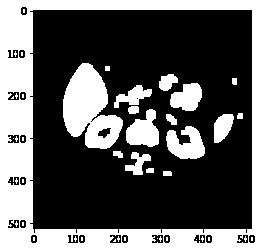
#> input picture assignment-3/images/liver.png, 262 x 252 px
$ jupyter execute Ass3_q6.ipynb
#> lines starting #> are read from the running program, lines starting #| are printed output that depends on the picture; after the words box and inside, x2 and y2 are one past the last pixel; in counts of white or black regions, pixels touching at a corner belong together
[cell 1]
import matplotlib.pyplot as plt
import numpy as np
import cv2 as cv
import colorsys
import random
from scipy.interpolate import interpolate

[cell 2]
def rotate(image, angle, center = None, scale = 1.0):
    (h, w) = image.shape[:2]

    if center is None:
        center = (w / 2, h / 2)

    # Perform the rotation
    M = cv.getRotationMatrix2D(center, angle, scale)
    rotated = cv.warpAffine(image, M, (w, h))

    return rotated

[cell 3]
def scale_image(image,fx,fy):
    (w,h)= image.shape[0:2]
    dim = (fx*w,fy*h)
    resized = cv.resize(image, dim, interpolation = cv.INTER_AREA)
    return resized

[cell 4]
def connected_component_label(img,scale,fx,fy,rot,angle):

    # Getting the input image
    # Converting those pixels with values 1-127 to 0 and others to 1
    img = cv.threshold(img, 127, 255, cv.THRESH_BINARY)[1]
    im_old = np.copy(img)
    # Applying cv2.connectedComponents()
    if(scale==1):
        img = scale_image(img,fx,fy)
    if(rot==1):
        img = rotate(img,angle)
    num_labels, labels = cv.connectedComponents(img)
    num_labels_old, labels_old = cv.connectedComponents(im_old)
    print(num_labels)
    print(num_labels_old)
    # Map component labels to hue val, 0-179 is the hue range in OpenCV
    label_hue = np.uint8(179*labels/np.max(labels))
    blank_ch = 255*np.ones_like(label_hue)
    labeled_img = cv.merge([label_hue, blank_ch, blank_ch])

    # Converting cvt to BGR
    labeled_img = cv.cvtColor(labeled_img, cv.COLOR_HSV2BGR)

    # set bg label to black
    labeled_img[label_hue==0] = 0


    # Showing Original Image
    plt.figure(figsize=(12,8))
    plt.imshow(cv.cvtColor(img, cv.COLOR_BGR2RGB))
    plt.axis("off")
    plt.title("Orginal Image")
    plt.show()

# [7 lines of commented-out code are left out]
    plt.figure(figsize=(12,8))
    plt.imshow(cv.cvtColor(labeled_img, cv.COLOR_BGR2RGB))
    plt.axis('off')
    plt.title("Image after Component Labeling")
    plt.show()

[cell 5]
image1=cv.imread('../images/liver.png',0)
#> image1: shape (252, 262); 36.7% white; 45 white regions (28 under 20 px), largest, box (x1, y1, x2, y2) and area: (0, 0, 262, 252) 16799, (63, 63, 123, 149) 3155, (166, 126, 205, 159) 865
plt.figure(figsize=(12,8))
plt.imshow(image1,cmap="gray")
plt.title("Original Image")

## Part 1

## UpScaling the Label Map

[cell 6]
connected_component_label(image1,0,0,0,0,0)
#> in connected_component_label, `num_labels, labels = cv.connectedComponents(img)`:
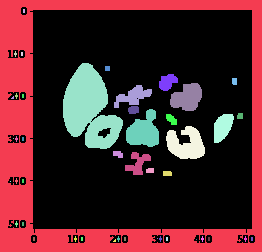
#> labels: shape (252, 262) int32; 46 distinct labels, from 0 to 45; one colour per label, 0 black
#> in connected_component_label, `num_labels, labels = cv.connectedComponents(img)`: num_labels = 46
#| 46
#| 46

[cell 7]
connected_component_label(image1,1,3,5,0,0)
#> call 2 of connected_component_label, with scale = 1, fx = 3, fy = 5, rot = 0, angle = 0
#> in scale_image, `resized = cv.resize(image, dim, interpolation = cv.INTER_AREA)`:
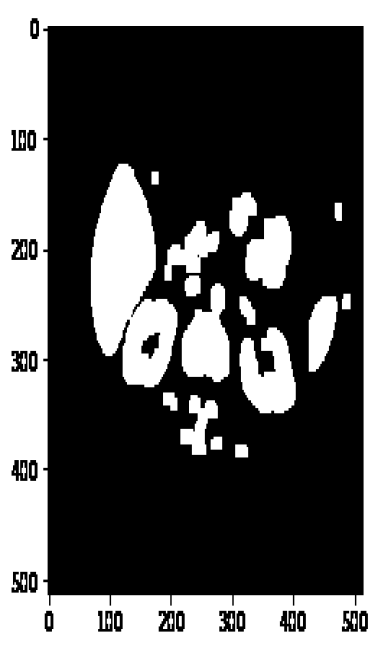
#> resized: shape (1310, 756) (shown at 1/2 size); min 0, max 255, mean 93.7
#> in connected_component_label (call 2), `num_labels, labels = cv.connectedComponents(img)`:
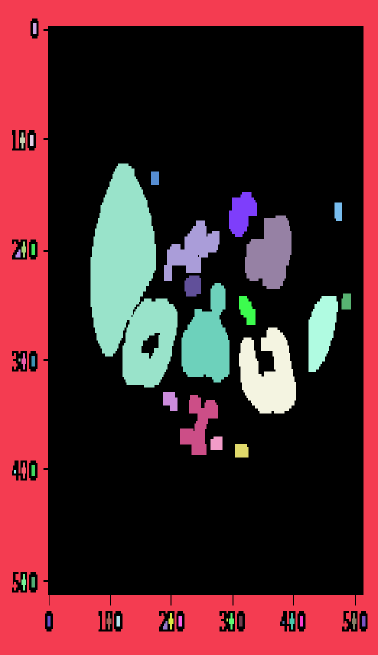
#> labels: shape (1310, 756) int32 (shown at 1/2 size); 46 distinct labels, from 0 to 45; one colour per label, 0 black
#| 46
#| 46
#> in connected_component_label (call 2), `label_hue = np.uint8(179*labels/np.max(labels))`:
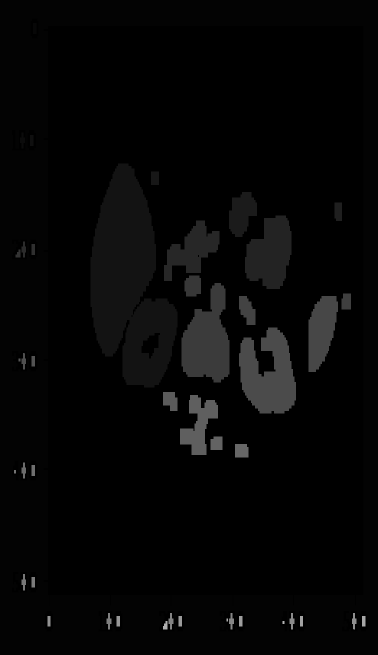
#> label_hue: shape (1310, 756) (shown at 1/2 size); min 0, max 179, mean 6

## Observations: -

1. As shown in the above image, number of segments does not change while we upscale the image.
2. If we scale the label map, the segmented image will also be upscaled as shown above.
3. This is because, if we upscale the image, the number of segments also will grow in the same proportion and some of the indices where interpolation is required, the same interpolation is done on label map , hence the segmented image will also be upscaled with same number of segments.

## Part 2

## Rotating the Label Map

[cell 8]
connected_component_label(image1,0,0,0,0,0)
#| 46
#| 46

[cell 9]
connected_component_label(image1,0,0,0,1,30)
#> call 4 of connected_component_label, with scale = 0, fx = 0, fy = 0, rot = 1, angle = 30
#> in rotate, `rotated = cv.warpAffine(image, M, (w, h))`:
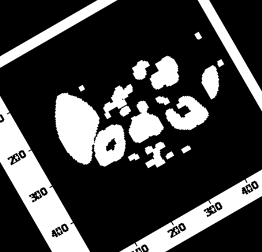
#> rotated: shape (252, 262); min 0, max 255, mean 65.1
#> in connected_component_label (call 4), `num_labels, labels = cv.connectedComponents(img)`:
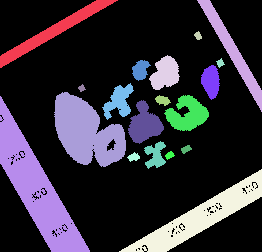
#> labels: shape (252, 262) int32; 20 distinct labels, from 0 to 19; one colour per label, 0 black
#> in connected_component_label (call 4), `num_labels, labels = cv.connectedComponents(img)`: num_labels = 20
#| 20
#| 46
#> in connected_component_label (call 4), `label_hue = np.uint8(179*labels/np.max(labels))`:
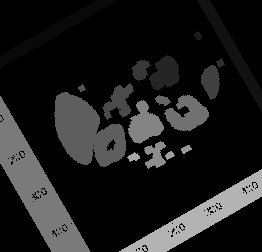
#> label_hue: shape (252, 262); min 0, max 179, mean 29.3
#> in connected_component_label (call 4), `labeled_img = cv.merge([label_hue, blank_ch, blank_ch])`:
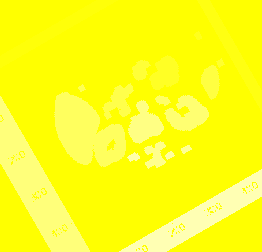
#> labeled_img: shape (252, 262, 3); mean of channels 0, 1, 2 29.3, 255, 255; drawn as B, G, R
#> in connected_component_label (call 4), `labeled_img = cv.cvtColor(labeled_img, cv.COLOR_HSV2BGR)`:
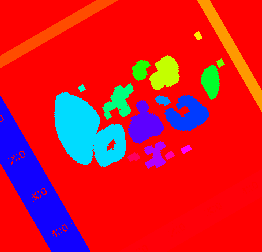
#> labeled_img: shape (252, 262, 3); mean B, G, R 42.5, 25.1, 212.5
#> in connected_component_label (call 4), `labeled_img[label_hue==0] = 0`:
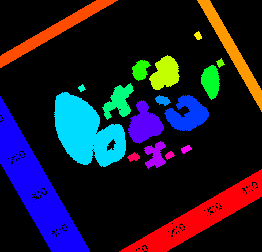
#> labeled_img: shape (252, 262, 3); mean B, G, R 42.5, 25.1, 29.1

$ run again, with assignment-3/images/check.png copied over assignment-3/images/liver.png
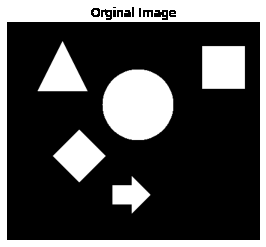
#> input picture assignment-3/images/check.png, 266 x 247 px
#> image1 is the input picture: shape (247, 266); min 0, max 255, mean 74.9
#> img: shape (247, 266); 29.3% white; 10 white regions (4 under 20 px), largest, box (x1, y1, x2, y2) and area: (0, 0, 266, 247) 10070, (102, 70, 173, 140) 3949, (202, 46, 245, 89) 1849, (53, 130, 105, 182) 1404, (38, 42, 87, 91) 1249, (112, 177, 150, 213) 722
#> labels: shape (247, 266) int32; 11 distinct labels, from 0 to 10
#> num_labels = 11
#| 11
#| 11
#> labels: shape (1330, 741) int32; 11 distinct labels, from 0 to 10
#| 11
#| 11
#> label_hue: shape (1330, 741)
#| 11
#| 11
#> in connected_component_label (call 4), `num_labels, labels = cv.connectedComponents(img)`:
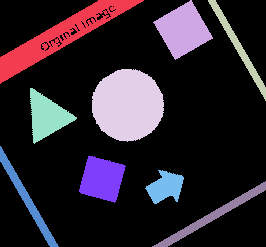
#> labels: shape (247, 266) int32; 10 distinct labels, from 0 to 9; one colour per label, 0 black
#> num_labels = 10
#| 10
#| 11
#> label_hue: shape (247, 266)
#> in connected_component_label (call 4), `labeled_img[label_hue==0] = 0`:
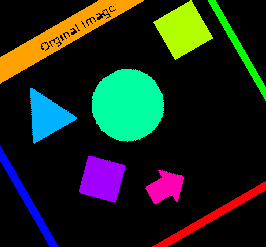
#> labeled_img: shape (247, 266, 3); mean B, G, R 26.7, 37.5, 27.6

$ run again, with assignment-3/images/objects.png copied over assignment-3/images/liver.png
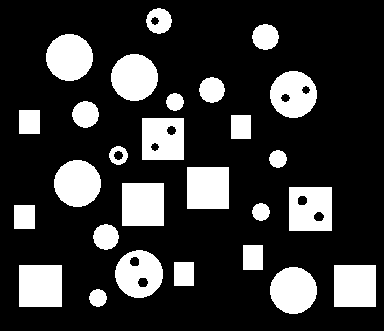
#> input picture assignment-3/images/objects.png, 384 x 331 px
#> image1: shape (331, 384); 21.3% white; 27 white regions, largest, box (x1, y1, x2, y2) and area: (122, 183, 164, 226) 1806, (19, 265, 62, 307) 1806, (187, 167, 229, 209) 1764
#> labels: shape (331, 384) int32; 28 distinct labels, from 0 to 27
#> num_labels = 28
#| 28
#| 28
#> labels: shape (1920, 993) int32; 28 distinct labels, from 0 to 27
#| 28
#| 28
#> label_hue: shape (1920, 993)
#| 28
#| 28
#> labels: shape (331, 384) int32; 28 distinct labels, from 0 to 27
#| 28
#| 28
#> label_hue: shape (331, 384)
#> in connected_component_label (call 4), `labeled_img[label_hue==0] = 0`:
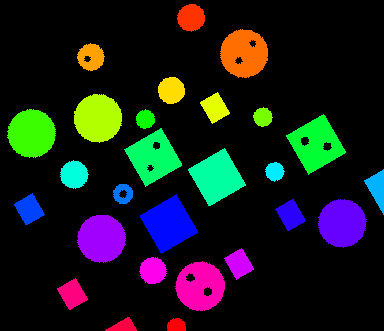
#> labeled_img: shape (331, 384, 3); mean B, G, R 26.2, 27, 23.1
